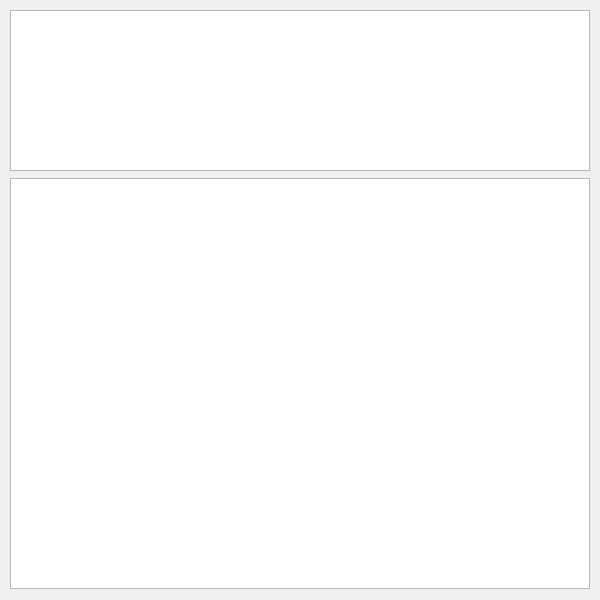
<?xml version="1.0" encoding="UTF-8"?>
<ui version="4.0">
 <class>theory</class>
 <widget class="QWidget" name="theory">
  <property name="geometry">
   <rect>
    <x>0</x>
    <y>0</y>
    <width>600</width>
    <height>600</height>
   </rect>
  </property>
  <property name="font">
   <font>
    <family>Monospace</family>
    <pointsize>12</pointsize>
   </font>
  </property>
  <property name="windowTitle">
   <string>Form</string>
  </property>
  <property name="autoFillBackground">
   <bool>true</bool>
  </property>
  <widget class="QTextBrowser" name="teo">
   <property name="geometry">
    <rect>
     <x>10</x>
     <y>178</y>
     <width>580</width>
     <height>411</height>
    </rect>
   </property>
   <property name="readOnly">
    <bool>true</bool>
   </property>
  </widget>
  <widget class="QTextBrowser" name="slovo">
   <property name="geometry">
    <rect>
     <x>10</x>
     <y>10</y>
     <width>580</width>
     <height>161</height>
    </rect>
   </property>
   <property name="readOnly">
    <bool>true</bool>
   </property>
  </widget>
 </widget>
 <resources/>
 <connections/>
</ui>
